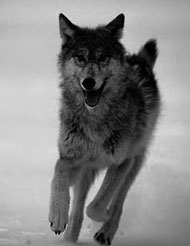
#> input picture data/segmenttation_data/Test_Img_2.jpg, 190 x 246 px
$ python segmentation.py
#> lines starting #> are read from the running program, lines starting #| are printed output that depends on the picture; after the words box and inside, x2 and y2 are one past the last pixel; in counts of white or black regions, pixels touching at a corner belong together
# coding: utf-8
# Author：WangTianRui
# Date ：2020/12/2 21:33
import matplotlib.pyplot as plt
import matplotlib.image as mpimg
import numpy as np
import os

plt.rcParams['font.sans-serif'] = ['SimHei']  # 显示中文标签
plt.rcParams['axes.unicode_minus'] = False  # 这两行需要手动设置


def load_img(path):
#> called with path = './data/segmenttation_data/Test_Img_2.jpg'
    if os.path.exists(path):
        return np.array(mpimg.imread(path), dtype="float")
#> returned value: shape (246, 190) float64; min 0, max 227, mean 135.8
#> in process_img, `image[img <= threshold] = 0`:
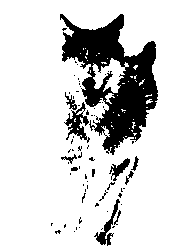
#> image: shape (246, 190) float64; values 0 (black) and 1 (white), 83.6% white; 67 black regions (56 under 20 px), largest, box (x1, y1, x2, y2) and area: (60, 14, 158, 155) 6250, (64, 102, 90, 143) 396, (94, 199, 120, 246) 294
#> in process_img (call 2), `image[img <= threshold] = 0`: image: shape (246, 190) float64; values 0 (black) and 1 (white), 62.1% white; 3 black regions (2 under 20 px), largest, box (x1, y1, x2, y2) and area: (49, 13, 190, 246) 17702
#> call 3 of process_img, with threshold = 200
#> in process_img (call 3), `image[img > threshold] = 1`: image: shape (246, 190) float64; min 0, max 200, mean 102.3
#> in process_img (call 3), `image[img <= threshold] = 0`:
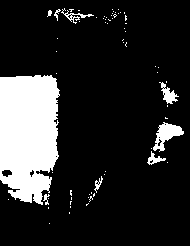
#> image: shape (246, 190) float64; values 0 (black) and 1 (white), 16.2% white; 67 white regions (58 under 20 px), largest, box (x1, y1, x2, y2) and area: (0, 75, 60, 205) 6496, (153, 122, 184, 152) 422, (159, 82, 179, 104) 182
    else:
        print("图片路径错误")
        return


def show_gray_img(img, title=""):
    plt.imshow(img, cmap='gray')
    plt.title(title)
    plt.show()


def smooth(x, win_len=31):
    pad_len = (win_len - 1) // 2
    padded = np.pad(x, (pad_len, pad_len), "constant")
    n_frame = len(padded) - (win_len - 1)
    strides = padded.itemsize * np.array([1, 1])
    win_wrapped = np.lib.stride_tricks.as_strided(padded, shape=(n_frame, win_len), strides=strides)
    return np.mean(win_wrapped, axis=1)


def get_histogram(img, bins=200, smooth_win=31):
#> called with bins = 200, smooth_win = 71
    n, bins, patches = plt.hist(img.flatten(), bins=bins, density=True)
#> n = 200 values, max 0.0369 at index 185, min 0 at index 194, mean 0.00441; bins = 201 values from 0 to 227; patches = 200 items
    plt.title("原始灰度值分布直方图")
    plt.show()
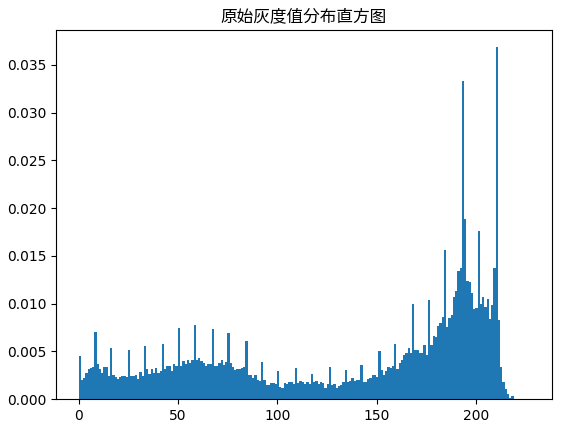
#> figure drawn by matplotlib, 1 panel; tallest bar 0.0369 high, from x = 210 to 211.1
    bin_center = []
    for index in range(len(bins) - 1):
        bin_center.append((bins[index] + bins[index + 1]) / 2)
#> after the loop, bin_center = 200 values from 0.568 to 226.4
    return smooth(n / np.sum(n), win_len=smooth_win), np.array(bin_center)
#> in smooth, `padded = np.pad(x, (pad_len, pad_len), "constant")`: padded = 270 values, max 0.0418 at index 220, min 0 at index 0, mean 0.0037
#> in smooth, `n_frame = len(padded) - (win_len - 1)`: n_frame = 200
#> in smooth, `strides = padded.itemsize * np.array([1, 1])`: strides = [8, 8]
#> in smooth, `win_wrapped = np.lib.stride_tricks.as_strided(padded, shape=(n_frame, ..`:
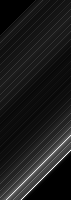
#> win_wrapped: shape (200, 71) float64; min 0, max 0.0418, mean 0.00455; drawn with min black and max white


def gaussian(mu, theta, x):
    theta = theta + np.array(1e-12)
    return (1 / ((2 * np.pi) ** 0.5 * theta)) * np.exp(-(x - mu) ** 2 / (2 * theta ** 2))


def gaussian_mixture_by_threshold(threshold, p_of_bin, bin_center, smooth_win=31):
    if threshold > np.max(bin_center) or threshold < 0:
        print("阈值设置越界")
        return None
    threshold_left_bins = bin_center[bin_center <= threshold]
    left_p = p_of_bin[bin_center <= threshold] / np.sum(p_of_bin[bin_center <= threshold])
    left_gaussian_mu = np.sum(threshold_left_bins * left_p)
    left_gaussian_theta = np.mean((threshold_left_bins - left_gaussian_mu) ** 2 * left_p)

    threshold_right_bins = bin_center[bin_center > threshold]
    right_p = p_of_bin[bin_center > threshold] / np.sum(p_of_bin[bin_center > threshold])
    right_gaussian_mu = np.sum(threshold_right_bins * right_p)
    right_gaussian_theta = np.mean((threshold_right_bins - right_gaussian_mu) ** 2 * right_p)

    p_l = np.sum(p_of_bin[bin_center <= threshold])
    p_r = 1 - p_l
    P = []
    for inx, bin_value in enumerate(bin_center):
        P.append(p_l * gaussian(left_gaussian_mu, left_gaussian_theta, bin_value)
                 + p_r * gaussian(right_gaussian_mu, right_gaussian_theta, bin_value))
    return smooth(P, win_len=smooth_win)


def divergence(f, p):
    eps = np.array(1e-9)
    p = p + eps
    return np.mean(f * np.log(f / p + eps))


def get_best_threshold(p_of_bin, bin_center, section, smooth_win=31):
    mus = []
    divers = []
    Ps = []
    for i in range(section[0], section[1]):
        mus.append(i)
        P = gaussian_mixture_by_threshold(i, p_of_bin, bin_center, smooth_win)
        Ps.append(P)
        divers.append(divergence(p_of_bin, P))
    plt.plot(range(*section), divers)
    plt.title("阈值与散度曲线")
    plt.show()
    plt.bar(bin_center, Ps[int(np.argmin(divers))])
    plt.title("最好阈值对应的分布")
    plt.show()
    return np.argmin(divers) + section[0]


def process_img(threshold, img):
    image = img.copy()
    image[img > threshold] = 1
    image[img <= threshold] = 0
    return image


if __name__ == '__main__':
    test_pic = r"./data/segmenttation_data/Test_Img_2.jpg"
    test_pic = load_img(test_pic)
    # 设置三个阈值观察结果
    img = process_img(50, test_pic)
    show_gray_img(img, title="阈值为50")
    img = process_img(120, test_pic)
    show_gray_img(img, title="阈值为120")
    img = process_img(200, test_pic)
    show_gray_img(img, title="阈值为200")
    ######################################
    p_of_bin, bin_center = get_histogram(test_pic, bins=200, smooth_win=71)
#> p_of_bin = 200 values, max 0.00839 at index 152, min 0.00179 at index 0, mean 0.00455; bin_center = 200 values from 0.568 to 226.4
    plt.plot(p_of_bin)
    plt.title("平滑后灰度值分布")
    plt.show()
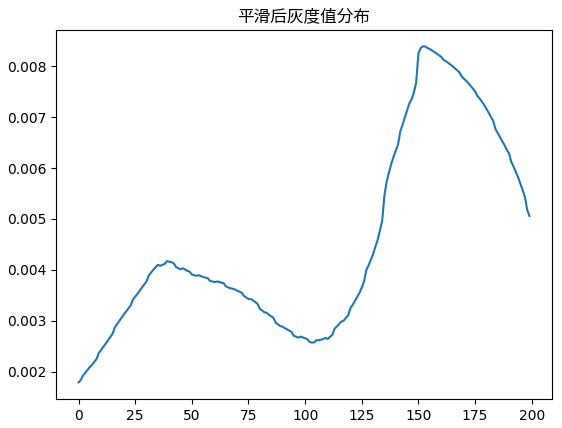
#> figure drawn by matplotlib, 1 panel; curve peaks at x = 152, y = 0.00839
    threshold = get_best_threshold(p_of_bin, bin_center, [50, 200], smooth_win=71)
#> the loop in get_best_threshold, `for i in range(section[0], section[1]):` made 150 passes
#> (left_gaussian_mu in gaussian_mixture_by_threshold, left_gaussian_theta in gaussian_mixture_by_threshold, right_gaussian_mu in gaussian_mixture_by_threshold, right_gaussian_theta in gaussian_mixture_by_threshold, p_l in gaussian_mixture_by_threshold, p_r in gaussian_mixture_by_threshold) on passes 1 to 2: (28.5, 4.33, 153.7, 16.19, 0.139, 0.861), (29.13, 4.41, 154.3, 16.02, 0.143, 0.857)
#> in get_best_threshold, `plt.show()`:
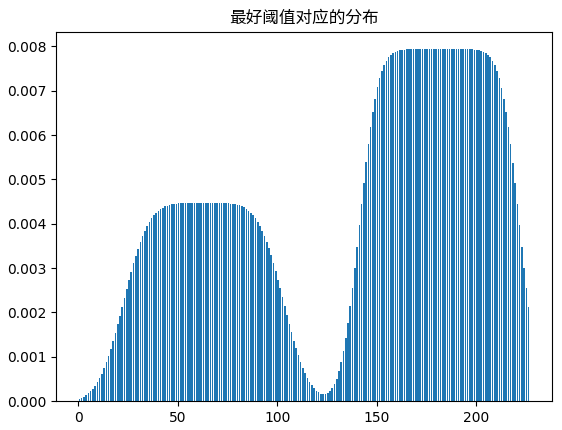
#> figure drawn by matplotlib, 1 panel; tallest bar 0.00794 high, from x = 180.6 to 181.4
    print("自适应计算最佳阈值:", threshold)
#| 自适应计算最佳阈值: 126
    img = process_img(threshold, test_pic)
#> call 4 of process_img, with threshold = 126
#> in process_img (call 4), `image[img <= threshold] = 0`:
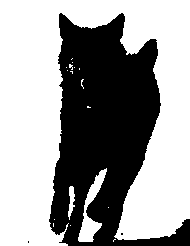
#> image: shape (246, 190) float64; values 0 (black) and 1 (white), 61% white; 3 black regions (2 under 20 px), largest, box (x1, y1, x2, y2) and area: (49, 13, 190, 246) 18215
    show_gray_img(img, "自适应最佳阈值")

$ run again, with data/segmenttation_data/Test_Img_1.jpg copied over data/segmenttation_data/Test_Img_2.jpg
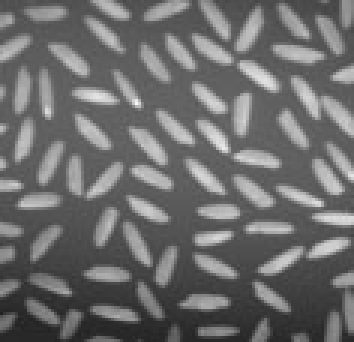
#> input picture data/segmenttation_data/Test_Img_1.jpg, 118 x 114 px (shown 3 times larger)
#> in process_img, `image[img <= threshold] = 0`:
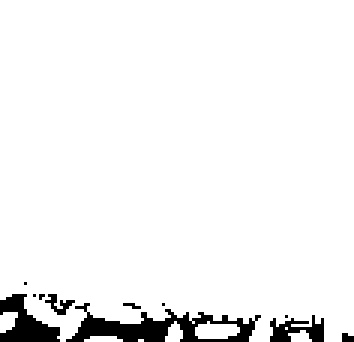
#> image: shape (114, 118) float64 (shown 3 times larger); values 0 (black) and 1 (white), 95.1% white; 11 black regions (7 under 20 px), largest, box (x1, y1, x2, y2) and area: (22, 101, 87, 114) 345, (0, 98, 20, 114) 173, (90, 105, 108, 114) 91, (15, 98, 25, 105) 29
#> n = 200 values, max 0.0326 at index 53, min 0 at index 183, mean 0.00465; bins = 201 values from 32 to 247; patches = 200 items
#> after the loop in get_histogram, `for index in range(len(bins) - 1):`: bin_center = 200 values from 32.54 to 246.5
#> padded = 270 values, max 0.0351 at index 88, min 0 at index 0, mean 0.0037
#> n_frame = 200
#> strides = [8, 8]
#> `p_of_bin, bin_center = get_histogram(test_pic, bins=200, smooth_win=71)`: p_of_bin = 200 values, max 0.00938 at index 58, min 0.000107 at index 199, mean 0.00485; bin_center = 200 values from 32.54 to 246.5
#> the loop in get_best_threshold, `for i in range(section[0], section[1]):` made 150 passes
#> (left_gaussian_mu in gaussian_mixture_by_threshold, left_gaussian_theta in gaussian_mixture_by_threshold, right_gaussian_mu in gaussian_mixture_by_threshold, right_gaussian_theta in gaussian_mixture_by_threshold, p_l in gaussian_mixture_by_threshold, p_r in gaussian_mixture_by_threshold) on passes 1 to 2: (42.34, 1.59, 114.9, 9.79, 0.0513, 0.949), (43.03, 1.67, 115.2, 9.78, 0.0558, 0.944)
#| 自适应计算最佳阈值: 137
#> in process_img (call 4), `image[img <= threshold] = 0`:
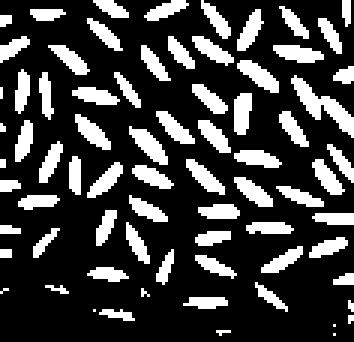
#> image: shape (114, 118) float64 (shown 3 times larger); values 0 (black) and 1 (white), 24.5% white; 74 white regions (15 under 20 px), largest, box (x1, y1, x2, y2) and area: (97, 25, 118, 46) 141, (43, 42, 56, 55) 78, (79, 20, 93, 31) 76
